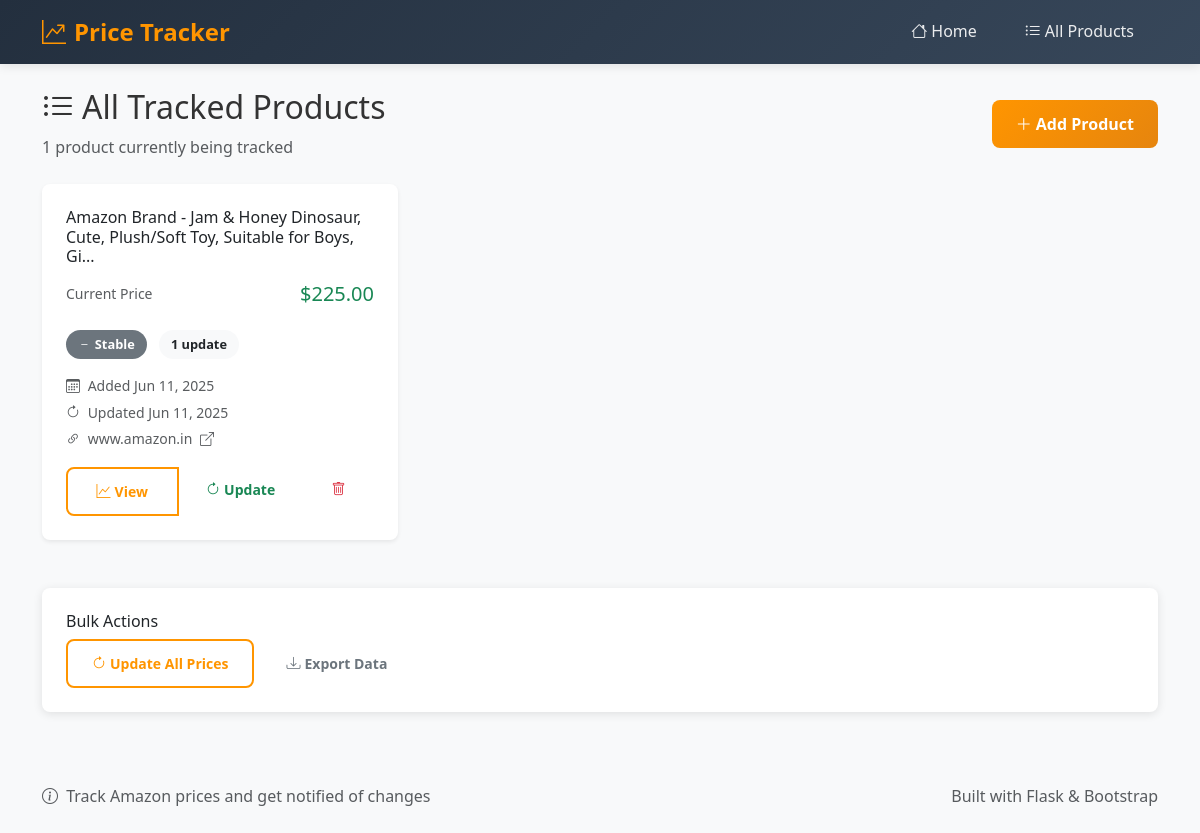
Page /products on the committed database.
### models.py (models this page shows, shortened)
class Product(db.Model):
    __tablename__ = 'products'
    id = db.Column(db.Integer, primary_key=True)
    title = db.Column(db.String(500), nullable=False)
    url = db.Column(db.Text, nullable=False, unique=True)
    current_price = db.Column(db.Numeric(10, 2), nullable=False)
    created_at = db.Column(db.DateTime, default=datetime.utcnow, nullable=False)
    updated_at = db.Column(db.DateTime, default=datetime.utcnow, onupdate=datetime.utcnow, nullable=False)
    price_history = db.relationship('PriceHistory', backref='product', lazy=True, cascade='all, delete-orphan')
    @property
    def short_title(self):
        return self.title[:80] + '...' if len(self.title) > 80 else self.title
    @property
    def domain(self):
        try:
            from urllib.parse import urlparse
            parsed_url = urlparse(self.url)
            return parsed_url.netloc
        except:
            return 'amazon.com'
    @property
    def price_trend(self):
        if len(self.price_history) < 2:
            return 'stable'
    @property
    def lowest_price(self):
        if not self.price_history:
            return self.current_price
        return min(entry.price for entry in self.price_history)
    @property
    def highest_price(self):
        if not self.price_history:
            return self.current_price
        return max(entry.price for entry in self.price_history)

### app.py (the view)
@app.route('/products')
def all_products():
    products = Product.query.order_by(Product.created_at.desc()).all()
    return render_template('all_products.html', products=products)

### templates/all_products.html (shortened to what this page needs)
{% extends "base.html" %}  {% block content %}
<div class="row">
  <div class="col-12">
    <div class="d-flex justify-content-between align-items-center mb-4">
      <div>
        <h2><i class="bi bi-list-ul me-2"></i>All Tracked Products</h2>
        <p class="text-muted mb-0">
          {{ products|length }} product{{ 's' if products|length != 1 else '' }}
          currently being tracked
        </p>
      </div>
      <a href="{{ url_for('index') }}" class="btn btn-primary">
        <i class="bi bi-plus-lg me-1"></i>Add Product
      </a>
    </div>
    {% if products %}
    <div class="row">
      {% for product in products %}
      <div class="col-lg-6 col-xl-4 mb-4">
        <div class="card h-100 shadow-sm">
          <div class="card-body d-flex flex-column">
            <h6 class="card-title mb-3">
              <a
                href="{{ url_for('track_product', product_id=product.id) }}"
                class="text-decoration-none text-dark"
              >
                {{ product.short_title }}
              </a>
            </h6>
            <div class="mb-3">
              <div
                class="d-flex justify-content-between align-items-center mb-2"
              >
                <span class="text-muted small">Current Price</span>
                <span class="h5 text-success mb-0"
                  >${{ "%.2f"|format(product.current_price) }}</span
                >
              </div>
            </div>
            <div class="mb-3">
              {% if product.price_trend == 'up' %}
              <span class="badge bg-danger">
                <i class="bi bi-trending-up me-1"></i>Rising
              </span>
              {% elif product.price_trend == 'down' %}
              <span class="badge bg-success">
                <i class="bi bi-trending-down me-1"></i>Falling
              </span>
              {% else %}
              <span class="badge bg-secondary">
                <i class="bi bi-dash me-1"></i>Stable
              </span>
              {% endif %}
              <span class="badge bg-light text-dark ms-2">
                {{ product.price_history|length }} update{{ 's' if
              </span>
            </div>
            <div class="text-muted small mb-3">
              <div class="mb-1">
                <i class="bi bi-calendar3 me-1"></i>
                Added {{ product.created_at.strftime('%b %d, %Y') }}
              </div>
              <div class="mb-1">
                <i class="bi bi-arrow-clockwise me-1"></i>
                Updated {{ product.updated_at.strftime('%b %d, %Y') }}
              </div>
              <div>
                <i class="bi bi-link-45deg me-1"></i>
                <a
                  href="{{ product.url }}"
                  target="_blank"
                  class="text-muted text-decoration-none"
                >
                  {{ product.domain }}
                  <i class="bi bi-box-arrow-up-right ms-1"></i>
                </a>
              </div>
            </div>
            <div class="mt-auto">
              <div class="btn-group w-100" role="group">
                <a
                  href="{{ url_for('track_product', product_id=product.id) }}"
                  class="btn btn-outline-primary btn-sm"
                >
                  <i class="bi bi-graph-up me-1"></i>View
                </a>
                <a
                  href="{{ url_for('update_price', product_id=product.id) }}"
                  class="btn btn-outline-success btn-sm"
                >
                  <i class="bi bi-arrow-clockwise me-1"></i>Update
                </a>
                <a
                  href="{{ url_for('delete_product', product_id=product.id) }}"
                  class="btn btn-outline-danger btn-sm"
                  onclick="return confirm('Are you sure you want to delete this product?')"
                >
                  <i class="bi bi-trash"></i>
                </a>
              </div>
            </div>
          </div>
        </div>
      </div>
      {% endfor %}
    </div>
    <div class="card mt-4">
      <div class="card-body">
        <h6 class="card-title">Bulk Actions</h6>
        <div class="d-flex gap-2 flex-wrap">
          <button
            class="btn btn-outline-primary btn-sm"
            onclick="updateAllPrices()"
          >
            <i class="bi bi-arrow-clockwise me-1"></i>Update All Prices
          </button>
          <button
            class="btn btn-outline-secondary btn-sm"
            onclick="exportData()"
          >
            <i class="bi bi-download me-1"></i>Export Data
          </button>
        </div>
      </div>
    </div>
    {% endif %}
  </div>
</div>
{% endblock %}

### templates/base.html (shortened to what this page needs)
<!DOCTYPE html>
<html lang="en">
  <head>
    <link
      href="https://cdnjs.cloudflare.com/ajax/libs/bootstrap/5.3.0/css/bootstrap.min.css"
      rel="stylesheet"
    />
    <link
      rel="stylesheet"
      href="https://cdnjs.cloudflare.com/ajax/libs/bootstrap-icons/1.10.5/font/bootstrap-icons.min.css"
    />
    <link
      href="{{ url_for('static', filename='css/style.css') }}"
      rel="stylesheet"
    />
  </head>
  <body>
    <nav class="navbar navbar-expand-lg navbar-dark bg-primary">
      <div class="container">
        <a class="navbar-brand fw-bold" href="{{ url_for('index') }}">
          <i class="bi bi-graph-up-arrow me-2"></i>Price Tracker
        </a>
        <div class="collapse navbar-collapse" id="navbarNav">
          <ul class="navbar-nav ms-auto">
            <li class="nav-item">
              <a class="nav-link" href="{{ url_for('index') }}">
                <i class="bi bi-house me-1"></i>Home
              </a>
            </li>
            <li class="nav-item">
              <a class="nav-link" href="{{ url_for('all_products') }}">
                <i class="bi bi-list-ul me-1"></i>All Products
              </a>
            </li>
          </ul>
        </div>
      </div>
    </nav>
    <main class="container my-4">{% block content %}{% endblock %}</main>
    <footer class="bg-light py-4 mt-5">
      <div class="container">
        <div class="row">
          <div class="col-md-6">
            <p class="text-muted mb-0">
              <i class="bi bi-info-circle me-1"></i>
              Track Amazon prices and get notified of changes
            </p>
          </div>
          <div class="col-md-6 text-md-end">
            <p class="text-muted mb-0">Built with Flask & Bootstrap</p>
          </div>
        </div>
      </div>
    </footer>
  </body>
</html>

### static/css/style.css (style rules this page uses)
:root { --primary-color: #ff9500; --primary-dark: #e6850e; --secondary-color: #232f3e; --success-color: #28a745; --danger-color: #dc3545; --warning-color: #ffc107; --info-color: #17a2b8; --light-gray: #f8f9fa; --dark-gray: #6c757d; --border-radius: 8px; --box-shadow: 0 2px 10px rgba(0, 0, 0, 0.1); --transition: all 0.3s ease; }
body { font-family: 'Segoe UI', Tahoma, Geneva, Verdana, sans-serif; background-color: var(--light-gray); color: #333; line-height: 1.6; }
.navbar-brand { font-weight: 700; font-size: 1.5rem; color: var(--primary-color) !important; }
.navbar { background: linear-gradient(135deg, var(--secondary-color), #37475a); box-shadow: var(--box-shadow); }
.navbar-nav .nav-link { color: rgba(255, 255, 255, 0.9) !important; font-weight: 500; transition: var(--transition); margin: 0 0.5rem; border-radius: var(--border-radius); padding: 0.5rem 1rem !important; }
.card { border: none; border-radius: var(--border-radius); box-shadow: var(--box-shadow); transition: var(--transition); background: white; }
.card-body { padding: 1.5rem; }
.btn { border-radius: var(--border-radius); font-weight: 600; padding: 0.75rem 1.5rem; transition: var(--transition); border: none; text-decoration: none; display: inline-block; text-align: center; }
.btn-primary { background: linear-gradient(135deg, var(--primary-color), var(--primary-dark)); color: white; }
.btn-outline-primary { border: 2px solid var(--primary-color); color: var(--primary-color); background: transparent; }
.badge { font-size: 0.8rem; padding: 0.5rem 0.75rem; border-radius: 20px; font-weight: 600; }
.bg-primary { background-color: var(--primary-color) !important; }

### rows in the picture
Product: short_title "Amazon Brand - Jam & Honey Dinosaur, Cute, Plush/Soft Toy, Suitable for Boys, Gi...", current_price "225.00", price_history|length "1", created_at "Jun 11, 2025", updated_at "Jun 11, 2025", domain "www.amazon.in"

### other values in the picture
{{ products|length }} "1"
